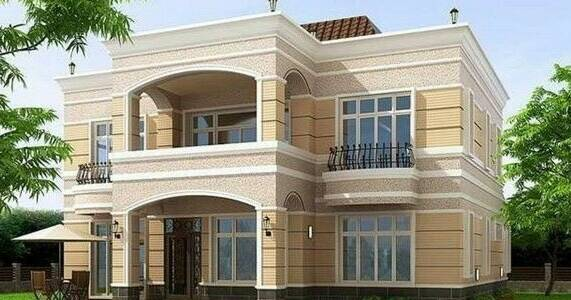
//> input picture 计算机视觉课程/第5章 用形态学运算变换图像/OpenCV 5.4/building.jpg, 571 x 300 px
$ ./main   (built with g++ and OpenCV 4)
//> lines starting //> are read from the running program, lines starting //| are printed output that depends on the picture; after the words box and inside, x2 and y2 are one past the last pixel; in counts of white or black regions, pixels touching at a corner belong together
//
//  main.cpp
//  Opencv5-4
//
//  Created by one on 2018/10/23.
//  Copyright © 2018 one. All rights reserved.
//

#include <opencv2/highgui/highgui.hpp>
#include <opencv2/imgproc/imgproc.hpp>

class MorphoFeatures {
private:
    // 用于产生二值图像的阈值
    int threshold;
    // 用于检测角点的结构元素
    cv::Mat_<uchar> cross;
    cv::Mat_<uchar> diamond;
    cv::Mat_<uchar> square;
    cv::Mat_<uchar> x;

    // 对result图像应用阈值
    void applyThreshold(cv::Mat& result) {
        if (threshold > 0)
            cv::threshold(result, result, threshold, 255,
                          cv::THRESH_BINARY_INV);
    }

public:
    MorphoFeatures() :threshold(-1),
    cross(5, 5), diamond(5, 5), square(5, 5), x(5, 5) {
        // 创建十字形结构元素
        cross <<
        0, 0, 1, 0, 0,
        0, 0, 1, 0, 0,
        1, 1, 1, 1, 1,
        0, 0, 1, 0, 0,
        0, 0, 1, 0, 0;

        // 创建菱形结构元素
        diamond <<
        0, 0, 1, 0, 0,
        0, 1, 1, 1, 0,
        1, 1, 1, 1, 1,
        0, 1, 1, 1, 0,
        0, 0, 1, 0, 0;

        // 创建正方形结构元素
        square = 1; // 设所有像素值为1

        // 创建X形结构元素
        x <<
        1, 0, 0, 0, 1,
        0, 1, 0, 1, 0,
        0, 0, 1, 0, 0,
        0, 1, 0, 1, 0,
        1, 0, 0, 0, 1;
    }

    // 设置阈值
    void setThreshold(int t) {
        threshold = t;
    }

    // 获取阈值
    int getThreshold() const {
        return threshold;
    }

    // 获取image图像中的边缘
    cv::Mat getEdges(const cv::Mat &image, const cv::Mat &element = cv::Mat()) {
        // 获得梯度图
        cv::Mat result;
        cv::morphologyEx(image, result, cv::MORPH_GRADIENT, element);

        // 应用阈值以得到二值图像
        applyThreshold(result);

        return result;
    }

    // 依次应用所有结构元素以检测角点
    cv::Mat getCorners(const cv::Mat &image) {
        cv::Mat result;

        // 用十字形元素膨胀
        cv::dilate(image, result, cross);
        //cv::imshow("用十字形元素膨胀", result);
        //cv::waitKey();

        // 用菱形元素腐蚀
        cv::erode(result, result, diamond);
        //cv::imshow("用菱形元素腐蚀", result);
        //cv::waitKey();

        cv::Mat result2;
        // 用X形元素膨胀
        cv::dilate(image, result2, x);
        //cv::imshow("用X形元素膨胀", result2);
        //cv::waitKey();

        // 用正方形元素腐蚀
        cv::erode(result2, result2, square);
        //cv::imshow("用正方形元素腐蚀", result2);
        //cv::waitKey();

        // 计算两个闭运算图像之差
        cv::absdiff(result2, result, result);
        //cv::imshow("两个闭运算图像之差", result);
        //cv::waitKey();

        // 应用阈值，获得二值图像
        applyThreshold(result);
        //cv::imshow("二值图像", result);
        //cv::waitKey();

        return result;
    }

    // 对于二值图像binary中像素值为0的位置，在灰度图像image中同样位置处绘制圆圈
    void drawOnImage(const cv::Mat& binary, cv::Mat& image) {
        // 用于遍历灰度图像binary的迭代器
        cv::Mat_<uchar>::const_iterator it = binary.begin<uchar>();
        cv::Mat_<uchar>::const_iterator itend = binary.end<uchar>();

        // 遍历每一个像素
        for (int i = 0; it != itend; ++it, ++i) {
            if (!*it) // 如果像素值非0
                cv::circle(image, cv::Point(i % image.step, i / image.step),
                           5, cv::Scalar(255, 0, 0));
        }
    }
};

int main()
{
    // 读取输入图像
    //cv::Mat image = cv::imread("building.bmp", CV_LOAD_IMAGE_UNCHANGED);
    //cv::imshow("原图", image);

    cv::Mat image = cv::imread("building.jpg");
//> image is the input picture: 300 rows x 571 cols, CV_8UC3; mean B, G, R 130.1, 147, 147.4
    cv::imshow("Original", image);
    cv::Mat gray;
    cv::cvtColor(image, gray, CV_BGR2GRAY);
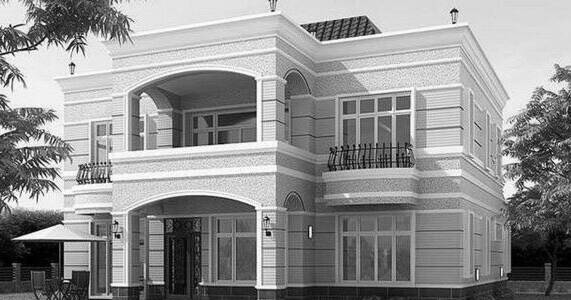
//> gray: 300 rows x 571 cols, CV_8UC1; min 0, max 255, mean 145.2
    cv::imshow("Gray", gray);

    // 用3×3结构元素得到梯度图像
    //cv::Mat result;
    //cv::morphologyEx(image, result,
    //    cv::MORPH_GRADIENT, cv::Mat());
    //cv::imshow("梯度图像", result);

    //// 对图像阈值化得到一个二值图像
    //int threshold = 40;
    //cv::threshold(result, result,
    //    threshold, 255, cv::THRESH_BINARY);
    //cv::imshow("阈值化结果", result);

    // 检测图像中的边缘
    MorphoFeatures morpho;
    morpho.setThreshold(40);
    cv::Mat element(3, 3, CV_8U, 1);
    cv::Mat result = morpho.getEdges(gray, element);
//> in applyThreshold, `cv::threshold(result, result, threshold, 255, cv::THRESH_BINARY_INV);`:
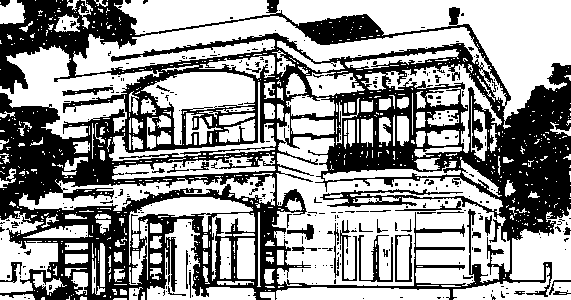
//> result: 300 rows x 571 cols, CV_8UC1; 59.5% white; 328 black regions (285 under 20 px), largest, box (x1, y1, x2, y2) and area: (0, 0, 571, 300) 65052, (358, 235, 393, 282) 463, (340, 220, 357, 281) 292
    cv::imshow("EdgeCheck", result);

    cv::Mat dilated;
    cv::dilate(gray, dilated, cv::Mat());
    result = dilated - gray;
    cv::threshold(result, result, 30, 255,
                  cv::THRESH_BINARY_INV);
//> result: 300 rows x 571 cols, CV_8UC1; 75.1% white; black in thin lines or dots
    cv::imshow("EdgeCheckUpdate", result);

    // 角点检测
    morpho.setThreshold(35);
    cv::Mat corners = morpho.getCorners(gray);
//> in getCorners, `cv::dilate(image, result, cross);`: cross = [[0, 0, 1, 0, 0], [0, 0, 1, 0, 0], [1, 1, 1, 1, 1], [0, 0, 1, 0, 0], [0, 0, 1, 0, 0]]
//> in getCorners, `cv::erode(result, result, diamond);`:
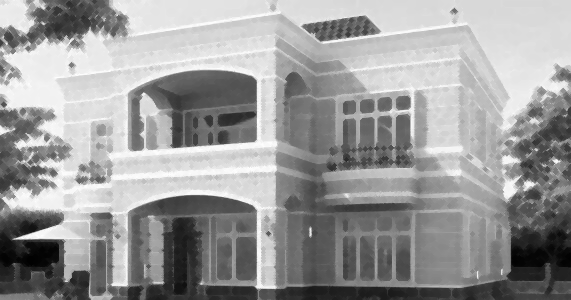
//> result: 300 rows x 571 cols, CV_8UC1; min 1, max 254, mean 154.4
//> in getCorners, `cv::erode(result, result, diamond);`: diamond = [[0, 0, 1, 0, 0], [0, 1, 1, 1, 0], [1, 1, 1, 1, 1], [0, 1, 1, 1, 0], [0, 0, 1, 0, 0]]
//> in getCorners, `cv::dilate(image, result2, x);`:
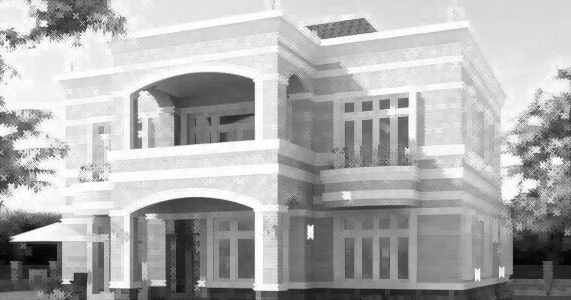
//> result2: 300 rows x 571 cols, CV_8UC1; min 1, max 255, mean 174.2
//> in getCorners, `cv::dilate(image, result2, x);`: x = [[1, 0, 0, 0, 1], [0, 1, 0, 1, 0], [0, 0, 1, 0, 0], [0, 1, 0, 1, 0], [1, 0, 0, 0, 1]]
//> in getCorners, `cv::absdiff(result2, result, result);`:
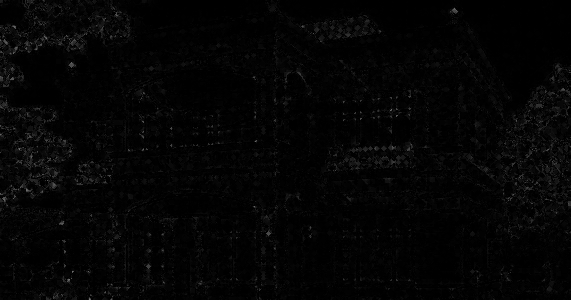
//> result: 300 rows x 571 cols, CV_8UC1; min 0, max 123, mean 4.4
//> in applyThreshold (call 2), `cv::threshold(result, result, threshold, 255, cv::THRESH_BINARY_INV);`:
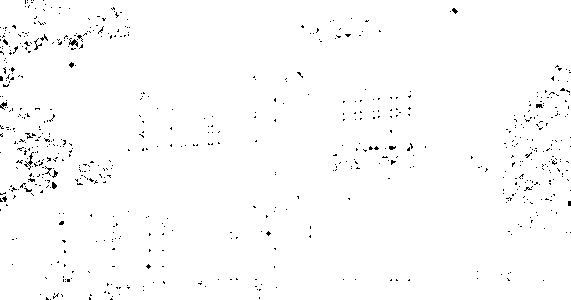
//> result: 300 rows x 571 cols, CV_8UC1; 98.7% white; black in thin lines or dots
    // [6 lines of commented-out code are left out]
    morpho.drawOnImage(corners, gray);
//> after the loop in drawOnImage, `for (int i = 0; it != itend; ++it, ++i)`:
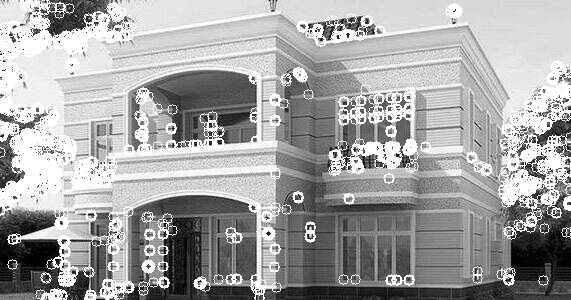
//> image: 300 rows x 571 cols, CV_8UC1; 15.57% of pixels changed, all inside (x1, y1, x2, y2) = (0, 0, 571, 300)
    cv::imshow("CornerPoint", gray);

    cv::waitKey();
}

$ run again, with 计算机视觉课程/第5章 用形态学运算变换图像/OpenCV 5.4/building.bmp saved as 计算机视觉课程/第5章 用形态学运算变换图像/OpenCV 5.4/building.jpg
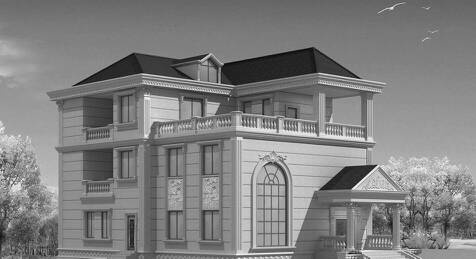
//> input picture 计算机视觉课程/第5章 用形态学运算变换图像/OpenCV 5.4/building.bmp, 476 x 259 px
//> image is the input picture: 259 rows x 476 cols, CV_8UC3; min 0, max 255, mean 127.6
//> in applyThreshold, `cv::threshold(result, result, threshold, 255, cv::THRESH_BINARY_INV);`:
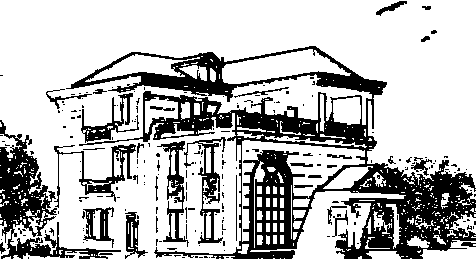
//> result: 259 rows x 476 cols, CV_8UC1; 72.9% white; 205 black regions (171 under 20 px), largest, box (x1, y1, x2, y2) and area: (66, 46, 476, 259) 22140, (0, 120, 121, 259) 4199, (184, 137, 226, 244) 1063
//> cross = [[0, 0, 1, 0, 0], [0, 0, 1, 0, 0], [1, 1, 1, 1, 1], [0, 0, 1, 0, 0], [0, 0, 1, 0, 0]]
//> diamond = [[0, 0, 1, 0, 0], [0, 1, 1, 1, 0], [1, 1, 1, 1, 1], [0, 1, 1, 1, 0], [0, 0, 1, 0, 0]]
//> x = [[1, 0, 0, 0, 1], [0, 1, 0, 1, 0], [0, 0, 1, 0, 0], [0, 1, 0, 1, 0], [1, 0, 0, 0, 1]]
//> after the loop in drawOnImage, `for (int i = 0; it != itend; ++it, ++i)`:
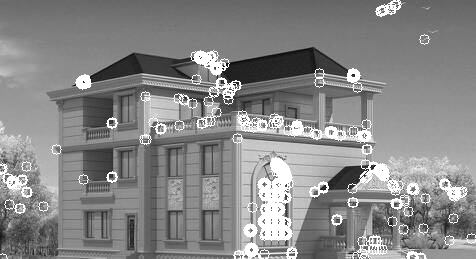
//> image: 259 rows x 476 cols, CV_8UC1; min 0, max 255, mean 135
